Frame 1 (no input): blank canvas, image omitted
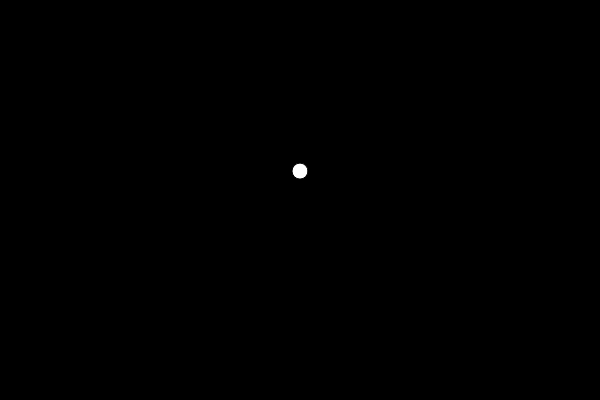
Frame 60 (no input)
Frame 120 (the mouse pressed at the canvas centre since frame 60): blank canvas, image omitted

The p5.js sketch that drew this single still picture (run headless with seeded random() and noise() and a simulated clock; from frame 60 on, the mouse is pressed at the canvas centre):

// p5.js sketch
// ── sketch.js

var x;
var y;
var yspeed = 0;
var xspeed = 0;

function setup() {
  createCanvas(600,400);
  x = 300;
  y = 0;
}

function draw() {
  background(0);
  
  fill(255);
  ellipse(x,y,16,16);
  
  y = y + yspeed;
  x = x + xspeed;

  yspeed = yspeed + 0.1;
}
